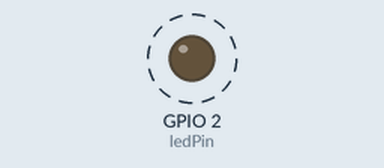
Simulated run of this sketch. Board: ESP8266 (NodeMCU). On the bench: output pins drawn as LEDs (lit = HIGH). Dashed ring = blinking. WiFi joins after 1.5 s; servers stay silent unless stated; not simulated (calls return 0 or success): secrets.h; what the sketch prints to the serial monitor is not drawn.

Above: at 2.0 s.
Timing chart, 0 to 6.1 s (numbered marks = the images above):
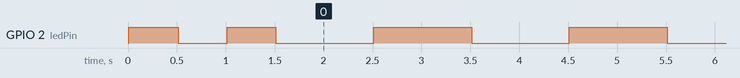

Measured:
- by itself, GPIO 2 (ledPin): goes LOW 0.50 s, HIGH 0.50 s, 64 × (LOW 1.0 s, HIGH 1.0 s), then LOW

The sketch:

blink.ino
```cpp
/*
  NodeMCU Wi-Fi ir LED Mirksėjimo projektas
  Šis kodas yra viešas. Slaptažodžiai saugomi privačiame "secrets.h" faile.
*/

#include <ESP8266WiFi.h>  // Jei naudoji ESP8266 (NodeMCU V2/V3)
// #include <WiFi.h>      // Jei naudotum ESP32 modelį

// Įtraukiame paslapčių failą. Kompiuteryje jis turi gulti į tą patį aplanką.
#include "secrets.h"

// NodeMCU vidinis LED dažniausiai yra ant D4 pin'o (arba LED_BUILTIN)
const int ledPin = LED_BUILTIN;

void setup() {
  Serial.begin(115200);
  delay(10);

  pinMode(ledPin, OUTPUT);
  digitalWrite(ledPin, HIGH); // NodeMCU LED išsijungia gavęs HIGH

  Serial.println();
  Serial.print("Jungiamasi prie: ");
  // SECRET_SSID paimamas iš tavo privataus failo
  Serial.println(SECRET_SSID);

  // Naudojame kintamuosius iš secrets.h
  WiFi.begin(SECRET_SSID, SECRET_PASS);

  while (WiFi.status() != WL_CONNECTED) {
    delay(500);
    Serial.print(".");
    // Mirksime LED'u, kol bando prisijungti
    digitalWrite(ledPin, !digitalRead(ledPin));
  }

  Serial.println("");
  Serial.println("Wi-Fi prisijungė sėkmingai!");
  Serial.print("IP adresas: ");
  Serial.println(WiFi.localIP());

  // Prisijungus LED švies pastoviai (LOW NodeMCU reikšmė įjungia šviesą)
  digitalWrite(ledPin, LOW);
}

void loop() {
  // Kai Wi-Fi prijungtas, tiesiog lėtai mirksime LED lempute
  digitalWrite(ledPin, LOW);  // Įjungta
  delay(1000);
  digitalWrite(ledPin, HIGH); // Išjungta
  delay(1000);
}
```
